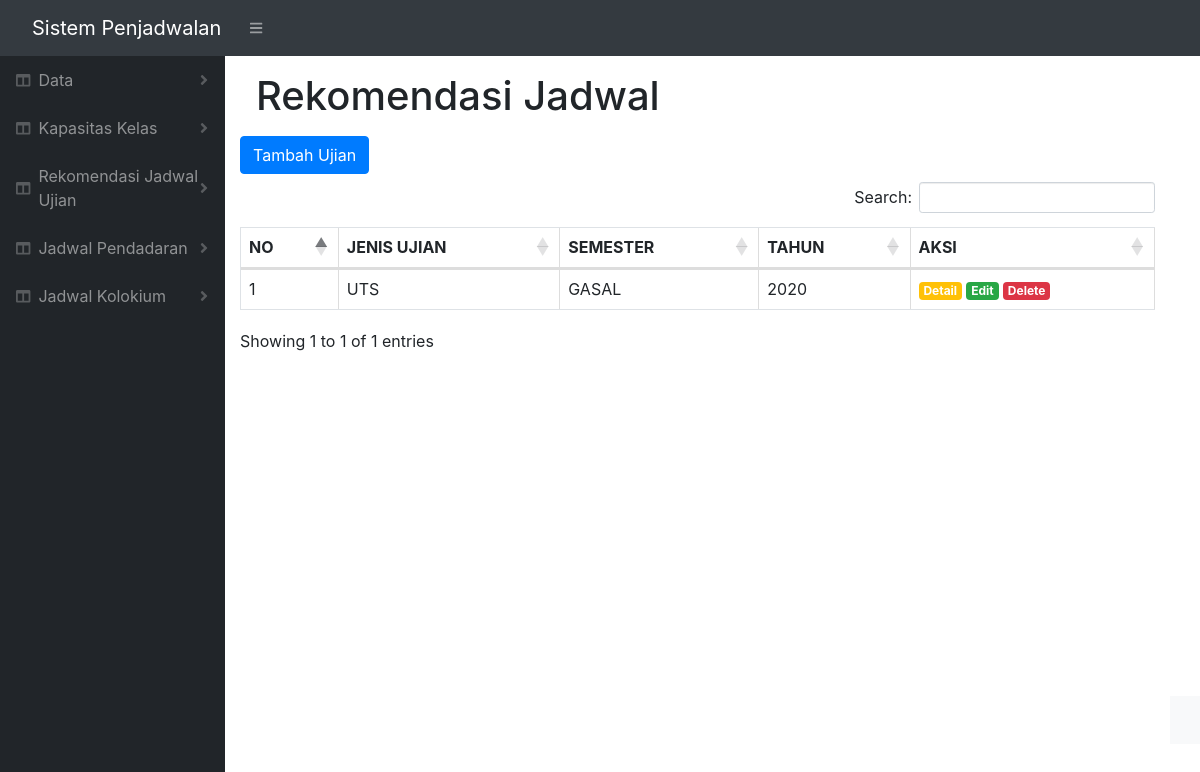
The page /index.php/rekomendasi/c_jadwal on the database its author committed.
### tables this page shows
CREATE TABLE `jadwal` (
  `idJadwal` int(11) NOT NULL,
  `jenisUjian` varchar(20) NOT NULL,
  `semester` varchar(10) NOT NULL,
  `tahun` varchar(10) NOT NULL
);

### application/controllers/Rekomendasi.php (called while the page is built, shortened)
<?php
class rekomendasi extends CI_Controller
{
    public function __construct()
    {
        $this->load->model('Jadwal_model');
    }
    function c_jadwal() {
        $data['title'] = 'Rekomendasi Jadwal';
        $this->load->view('templates/header', $data);
        $this->load->view('templates/sidebar', $data);
        $this->load->view('templates/topbar', $data);
        $data['jadwal'] = $this->Jadwal_model->getDataJadwal();
        $this->load->view('rekomendasi/jadwal',$data);
        $this->load->view('templates/footer', $data);
    }
}

### index.php (called while the page is built, shortened)
<?php
require_once BASEPATH.'core/CodeIgniter.php';

### application/models/Jadwal_model.php (called while the page is built, shortened)
<?php
class Jadwal_model extends CI_Model{
    function getDataJadwal() {
    	$data = $this->db->get("jadwal");
    	return $data->result_array();
    }
}

### application/views/rekomendasi/jadwal.php (the view, shortened to what this page needs)
<div id="layoutSidenav_content">
    <main>
        <div class="container-fluid">
            <nav class="navbar">
                <h1 class="mt-2"><?= $title ?></h1>
            </nav>
            <div>
                <a href="" class="btn btn-primary mb-2" data-toggle="modal" data-target="#ModalInput">Tambah Ujian</a>
                <div >
                    <table class="table table-bordered" id="tabelku" width="100%">
                        <thead>
                            <tr>
                                <th>NO</th>
                                <th>JENIS UJIAN</th>
                                <th>SEMESTER</th>
                                <th>TAHUN</th>
                                <th>AKSI</th>
                            </tr>
                        </thead>
                        <tbody>
                            <?php $i = 1; ?>
                            <?php foreach ($jadwal as $row) : ?>
                                <tr>
                                    <td><?= $i ?></td>
                                    <td><?php echo $row['jenisUjian']; ?></td>
                                    <td><?php echo $row['semester']; ?></td>
                                    <td><?php echo $row['tahun']; ?></td>
                                    <td>
                                        <a href="<?php echo base_url(); ?>rekomendasi/detailJadwal/<?= $row['idJadwal'];  ?>"
                                            class="badge badge-warning" style="color: white">Detail</a>
                                        <a href="<?php echo base_url(); ?>home/editMakul/<?= $row['idJadwal']; ?>"
                                         class="badge badge-success ">Edit</a>
                                         <a href="<?php echo base_url(); ?>home/deleteMakul/<?= $row['idJadwal']; ?>"
                                             class="badge badge-danger"
                                             onclick="return confirm('Are you sure you want to delete ?');">Delete</a>
                                         </td>
                                     </tr>
                                     <?php $i++; ?>
                                 <?php endforeach; ?>
                             </tbody>
                    </table>
                </div>
            </div>
        </div>
    </div>

### assets/dateindo/css/ilmudetil.css (style rules this page uses)
a { color: #FFC107;text-decoration: none; }

### rows shown on the page
jadwal: jenisUjian "UTS", semester "GASAL", tahun "2020"

### other values the page prints
$title "Rekomendasi Jadwal"
